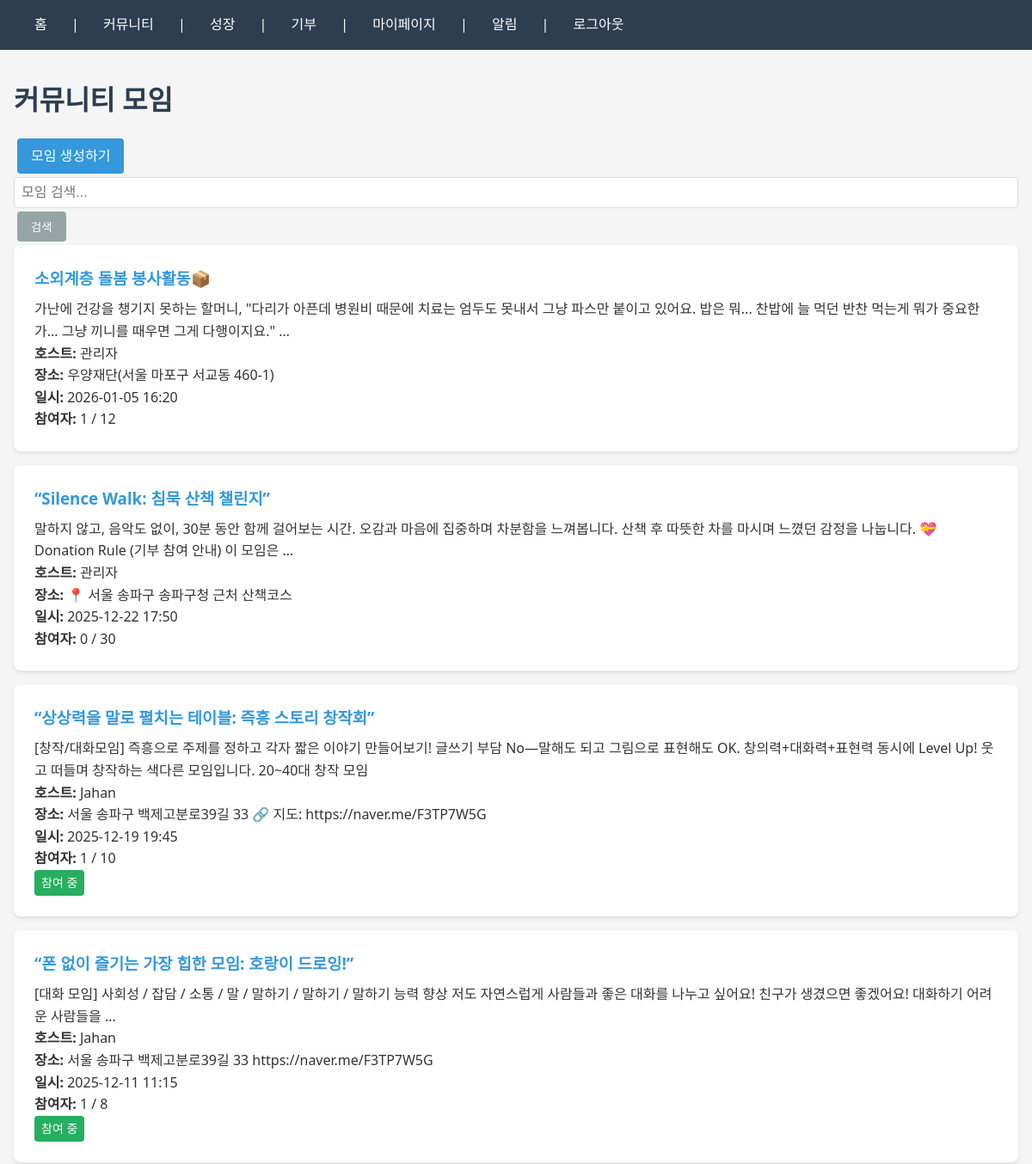
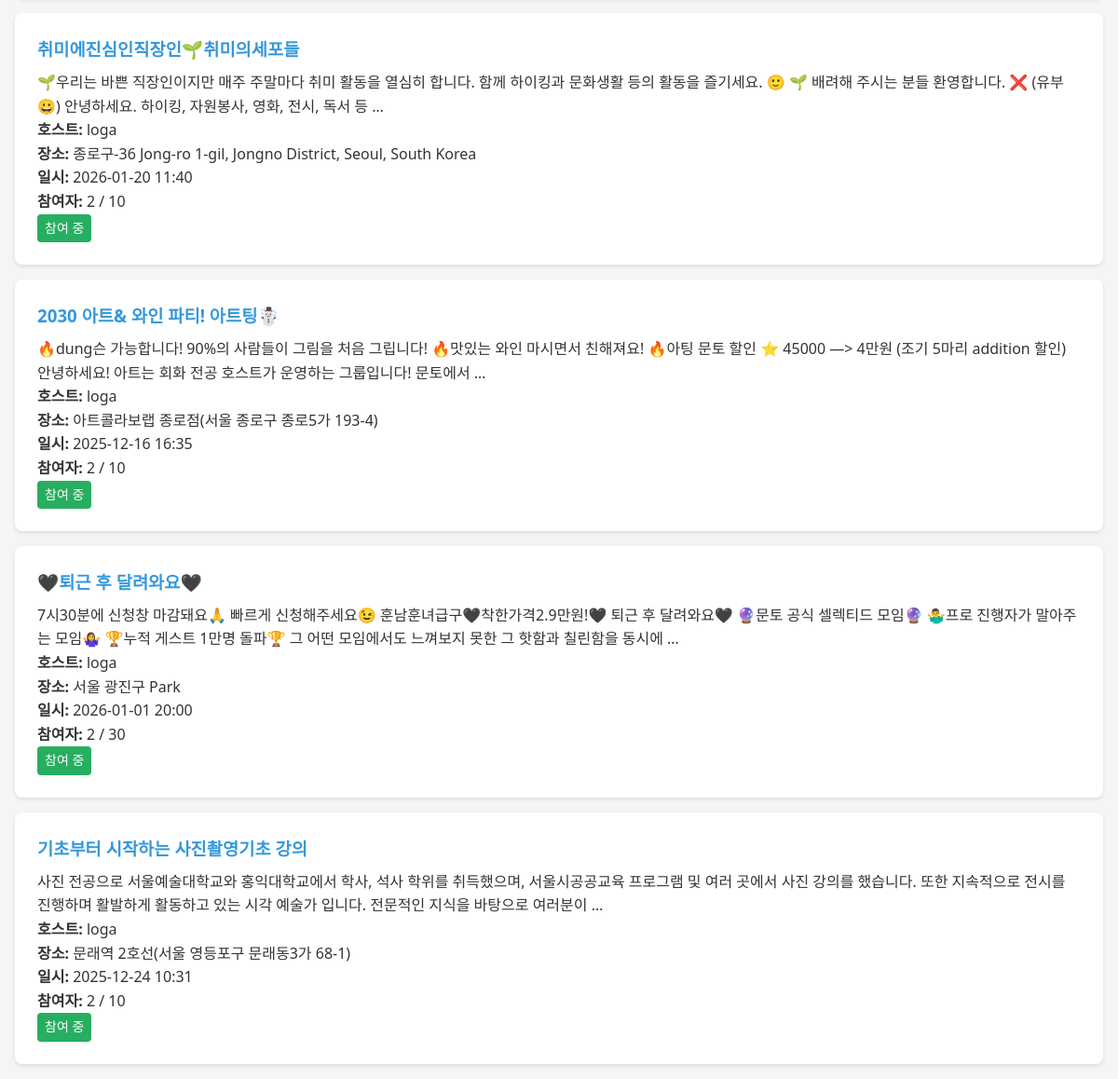
The app's page /community/ (signed in) with its own data (2 pictures, top to bottom).
### community/models.py (models this page shows, shortened)
class CommunityMeeting(models.Model):
    meeting_id = models.AutoField(primary_key=True)
    host_id = models.ForeignKey(User, on_delete=models.CASCADE, related_name='hosted_meetings', db_column='host_id')
    title = models.CharField(max_length=200)
    description = models.TextField()
    location_name = models.CharField(max_length=200)
    location_coords = models.CharField(max_length=100, help_text="Latitude,Longitude 형식")
    meeting_date = models.DateTimeField()
    capacity = models.IntegerField(default=10)
    created_at = models.DateTimeField(auto_now_add=True)
    class Meta:
        db_table = 'community_meeting'
        ordering = ['-created_at']

### account/models.py (models this page shows, shortened)
class User(AbstractUser):
    email = models.EmailField(_('email address'), unique=True)
    username = models.CharField(_('username'), max_length=30, unique=True)
    total_points = models.IntegerField(default=0)
    created_at = models.DateTimeField(auto_now_add=True, db_column='created_at')
    USERNAME_FIELD = 'email'
    REQUIRED_FIELDS = ['username']
    objects = UserManager()
    class Meta:
        db_table = 'user'
        ordering = ['-created_at']

### community/views.py (the view)
# urls.py: path('', views.community_list, name='community'),
def community_list(request):
    meetings = []
    user_participations = {}
    search_query = request.GET.get('search', '')
    try:
        meetings = CommunityMeeting.objects.all().annotate(
            participant_count=Count('participants')
        ).order_by('-created_at')
        if search_query:
            meetings = meetings.filter(
                Q(title__icontains=search_query) |
                Q(description__icontains=search_query) |
                Q(location_name__icontains=search_query)
            )
        if request.user.is_authenticated:
            user_participations = {
                p.meeting_id.meeting_id: True
                for p in MeetingParticipant.objects.filter(user_id=request.user)
            }
    except Exception:
        pass
    context = {
        'meetings': meetings,
        'user_participations': user_participations,
        'search_query': search_query,
    }
    return render(request, 'community.html', context)

### community/templates/community.html (shortened to what this page needs)
{% extends 'base.html' %}
{% block content %}
<div class="container">
    <h1>커뮤니티 모임</h1>
    {% if user.is_authenticated %}
        <a href="{% url 'meeting_create' %}" class="btn btn-primary">모임 생성하기</a>
    {% endif %}
    <div class="search-section">
        <form method="get" action="{% url 'community' %}">
            <input type="text" name="search" placeholder="모임 검색..." value="{{ search_query }}" class="form-control">
            <button type="submit" class="btn btn-secondary">검색</button>
        </form>
    </div>
    <div class="meeting-list">
        {% if meetings %}
            {% for meeting in meetings %}
                <div class="meeting-card">
                    <h3><a href="{% url 'meeting_detail' meeting.meeting_id %}">{{ meeting.title }}</a></h3>
                    <p>{{ meeting.description|truncatewords:30 }}</p>
                    <div class="meeting-info">
                        <p><strong>호스트:</strong> {{ meeting.host_id.username }}</p>
                        <p><strong>장소:</strong> {{ meeting.location_name }}</p>
                        <p><strong>일시:</strong> {{ meeting.meeting_date|date:"Y-m-d H:i" }}</p>
                        <p><strong>참여자:</strong> {{ meeting.participant_count }} / {{ meeting.capacity }}</p>
                    </div>
                    {% if user.is_authenticated %}
                        {% if meeting.meeting_id in user_participations %}
                            <span class="badge badge-success">참여 중</span>
                        {% endif %}
                    {% endif %}
                </div>
            {% endfor %}
        {% else %}
            <p>모임이 없습니다.</p>
        {% endif %}
    </div>
</div>
{% endblock %}

### templates/base.html (style rules this page uses)
* { margin: 0; padding: 0; box-sizing: border-box; }
body { font-family: 'Segoe UI', Tahoma, Geneva, Verdana, sans-serif; line-height: 1.6; color: #333; background-color: #f5f5f5; }
.container { max-width: 1200px; margin: 0 auto; padding: 0 1rem; }
h1 { color: #2c3e50; margin-bottom: 1rem; }
.btn { display: inline-block; padding: 0.5rem 1rem; background-color: #3498db; color: white; text-decoration: none; border: none; border-radius: 4px; cursor: pointer; margin: 0.25rem; }
.btn-primary { background-color: #3498db; }
.btn-secondary { background-color: #95a5a6; }
.form-control { width: 100%; padding: 0.5rem; border: 1px solid #ddd; border-radius: 4px; font-size: 1rem; }
.meeting-card, .item-card, .pool-card { background-color: white; padding: 1.5rem; margin-bottom: 1rem; border-radius: 8px; box-shadow: 0 2px 4px rgba(0,0,0,0.1); }
.meeting-card h3 { margin-bottom: 0.5rem; }
.meeting-card a { color: #3498db; text-decoration: none; }
.badge { display: inline-block; padding: 0.25rem 0.5rem; border-radius: 4px; font-size: 0.875rem; }
.badge-success { background-color: #27ae60; color: white; }

### records on screen
CommunityMeeting: title "소외계층 돌봄 봉사활동📦", description "가난에 건강을 챙기지 못하는 할머니, \"다리가 아픈데 병원비 때문에 치료는 엄두도 못내서 그냥 파스만 붙이고 있어요. 밥은 뭐... 찬밥에 늘 먹던 반찬 먹는게 뭐가 중요한가... 그냥 끼니를 때우면 그게 다행이지요.\" …", host_id.username "관리자", location_name "우양재단(서울 마포구 서교동 460-1)", meeting_date "2026-01-05 16:20", participant_count "1", capacity "12"
CommunityMeeting: title "“Silence Walk: 침묵 산책 챌린지”", description "말하지 않고, 음악도 없이, 30분 동안 함께 걸어보는 시간. 오감과 마음에 집중하며 차분함을 느껴봅니다. 산책 후 따뜻한 차를 마시며 느꼈던 감정을 나눕니다. 💝 Donation Rule (기부 참여 안내) 이 모임은 …", host_id.username "관리자", location_name "📍 서울 송파구 송파구청 근처 산책코스", meeting_date "2025-12-22 17:50", participant_count "0", capacity "30"
CommunityMeeting: title "“상상력을 말로 펼치는 테이블: 즉흥 스토리 창작회”", description "[창작/대화모임] 즉흥으로 주제를 정하고 각자 짧은 이야기 만들어보기! 글쓰기 부담 No—말해도 되고 그림으로 표현해도 OK. 창의력+대화력+표현력 동시에 Level Up! 웃고 떠들며 창작하는 색다른 모임입니다. 20~40대 창작 모임", host_id.username "Jahan", location_name "서울 송파구 백제고분로39길 33 🔗 지도: https://naver.me/F3TP7W5G", meeting_date "2025-12-19 19:45", participant_count "1", capacity "10", shows "참여 중"
CommunityMeeting: title "“폰 없이 즐기는 가장 힙한 모임: 호랑이 드로잉!”", description "[대화 모임] 사회성 / 잡담 / 소통 / 말 / 말하기 / 말하기 / 말하기 능력 향상 저도 자연스럽게 사람들과 좋은 대화를 나누고 싶어요! 친구가 생겼으면 좋겠어요! 대화하기 어려운 사람들을 …", host_id.username "Jahan", location_name "서울 송파구 백제고분로39길 33 https://naver.me/F3TP7W5G", meeting_date "2025-12-11 11:15", participant_count "1", capacity "8", shows "참여 중"
CommunityMeeting: title "취미에진심인직장인🌱취미의세포들", description "🌱우리는 바쁜 직장인이지만 매주 주말마다 취미 활동을 열심히 합니다. 함께 하이킹과 문화생활 등의 활동을 즐기세요. 🙂 🌱 배려해 주시는 분들 환영합니다. ❌ (유부😀) 안녕하세요. 하이킹, 자원봉사, 영화, 전시, 독서 등 …", host_id.username "loga", location_name "종로구-36 Jong-ro 1-gil, Jongno District, Seoul, South Korea", meeting_date "2026-01-20 11:40", participant_count "2", capacity "10", shows "참여 중"
CommunityMeeting: title "2030 아트& 와인 파티! 아트팅☃️", description "🔥dung슨 가능합니다! 90%의 사람들이 그림을 처음 그립니다! 🔥맛있는 와인 마시면서 친해져요! 🔥아팅 문토 할인 ⭐️ 45000 —> 4만원 (조기 5마리 addition 할인) 안녕하세요! 아트는 회화 전공 호스트가 운영하는 그룹입니다! 문토에서 …", host_id.username "loga", location_name "아트콜라보랩 종로점(서울 종로구 종로5가 193-4)", meeting_date "2025-12-16 16:35", participant_count "2", capacity "10", shows "참여 중"
CommunityMeeting: title "🖤퇴근 후 달려와요🖤", description "7시30분에 신청창 마감돼요🙏 빠르게 신청해주세요😉 훈남훈녀급구🖤착한가격2.9만원!🖤 퇴근 후 달려와요🖤 🔮문토 공식 셀렉티드 모임🔮 🤷‍♂️프로 진행자가 말아주는 모임🤷‍♀️ 🏆누적 게스트 1만명 돌파🏆 그 어떤 모임에서도 느껴보지 못한 그 핫함과 칠린함을 동시에 …", host_id.username "loga", location_name "서울 광진구 Park", meeting_date "2026-01-01 20:00", participant_count "2", capacity "30", shows "참여 중"
CommunityMeeting: title "기초부터 시작하는 사진촬영기초 강의", description "사진 전공으로 서울예술대학교와 홍익대학교에서 학사, 석사 학위를 취득했으며, 서울시공공교육 프로그램 및 여러 곳에서 사진 강의를 했습니다. 또한 지속적으로 전시를 진행하며 활발하게 활동하고 있는 시각 예술가 입니다. 전문적인 지식을 바탕으로 여러분이 …", host_id.username "loga", location_name "문래역 2호선(서울 영등포구 문래동3가 68-1)", meeting_date "2025-12-24 10:31", participant_count "2", capacity "10", shows "참여 중"
